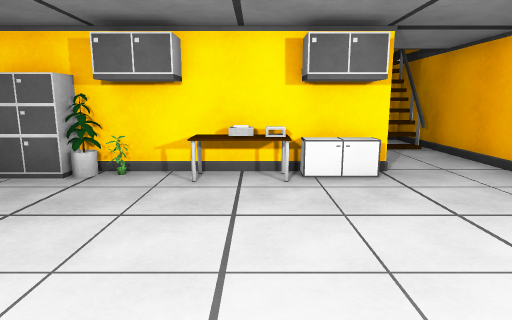
[1] (above)

12 first-person views from a walk through a scene from a Unity 3-D project. The camera is 1.5 m above the floor, tilts 10° down and sees 75° across. The floor is counted in squares, 1 m on a side. Each view is taken from the middle of a square. On the plan, view 1 faces up. The plan holds only what a view shows up to about 15 squares ahead; the rest is blank. The place goes on beyond the plan. The player character is not drawn. Surface patterns are stand-ins for the level's own textures.

[2]
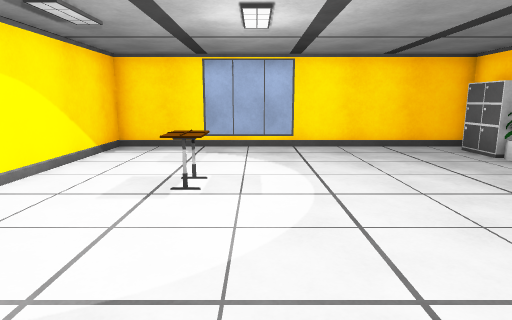

[3]
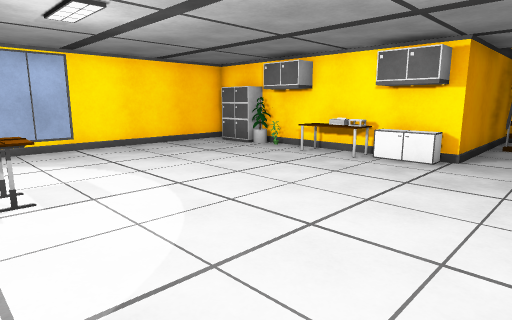

[4]
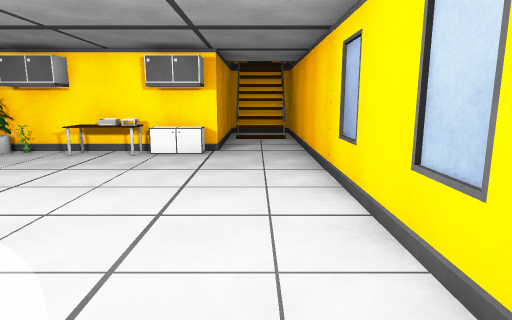

[5]
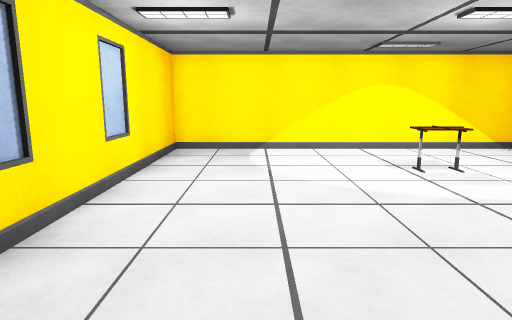

[6]
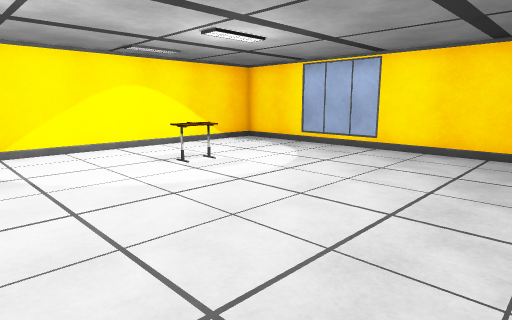

[7]
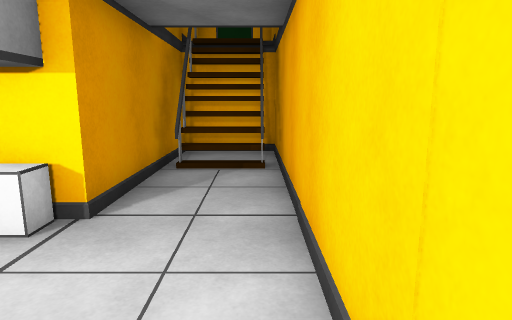

[8]
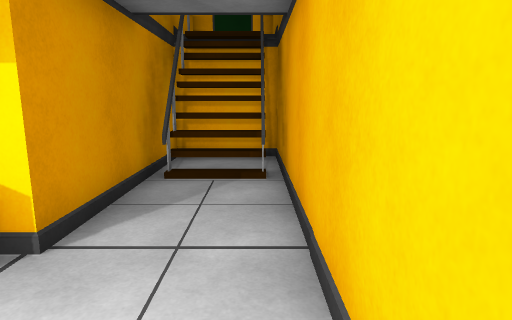

[9]
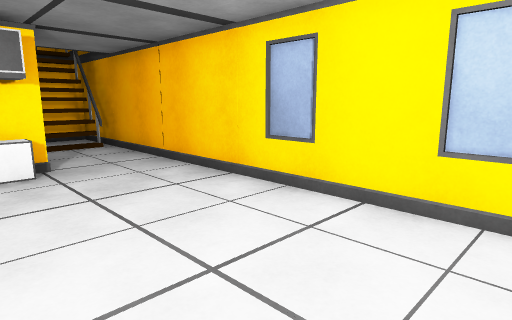

[10]
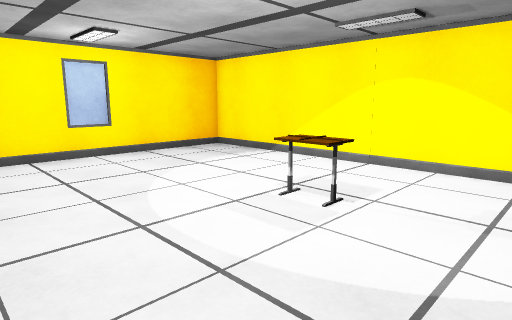

[11]
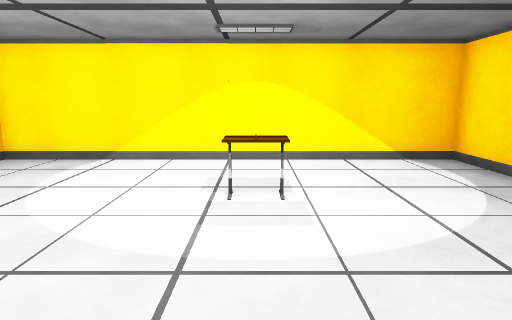

[12]
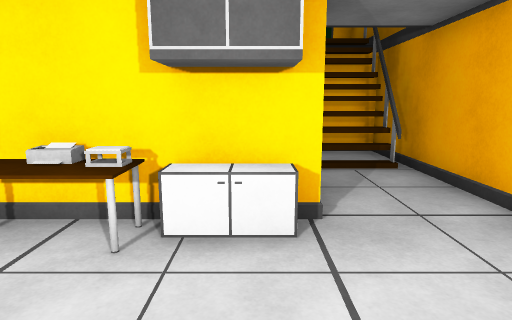

### Floor plan
Points are (right, up) in squares from view 1. A wall is a line through its corners. A room is listed if a view was taken in it or the views show most of it. See-through windows are left out.
Room 1 (views 1, 2, 3, 4, 5, 6, 7, 8, 9, 10, 11, 12)
walls: (2.8, 9.5) (2.8, 7.1) (-3.9, 7.1); (-6.2, 7.3) (-6.2, -4.6) (5.6, -4.6) (5.6, 9.6)
ways out: opening at (4, 10)
objects: cabinet (-5, 6) to (-4, 7); plant (-3, 6); other object (-3, 7); other object (-1, -1); other object (-1, 6) to (1, 6); cabinet (2, 7)

Where each view was taken, in squares from view 1:
view 1: 0 up, 0 right, facing up
view 2: 0 up, 5 right, facing left
view 3: 2 down, 5 right, facing up-left
view 4: 3 down, 4 right, facing up
view 5: 6 up, 3 right, facing down
view 6: 6 up, 4 right, facing down-left
view 7: 3 up, 5 right, facing up
view 8: 4 up, 5 right, facing up
view 9: 1 down, 1 right, facing up-right
view 10: 3 up, 4 left, facing down-right
view 11: 4 up, 1 left, facing down
view 12: 3 up, 2 right, facing up
